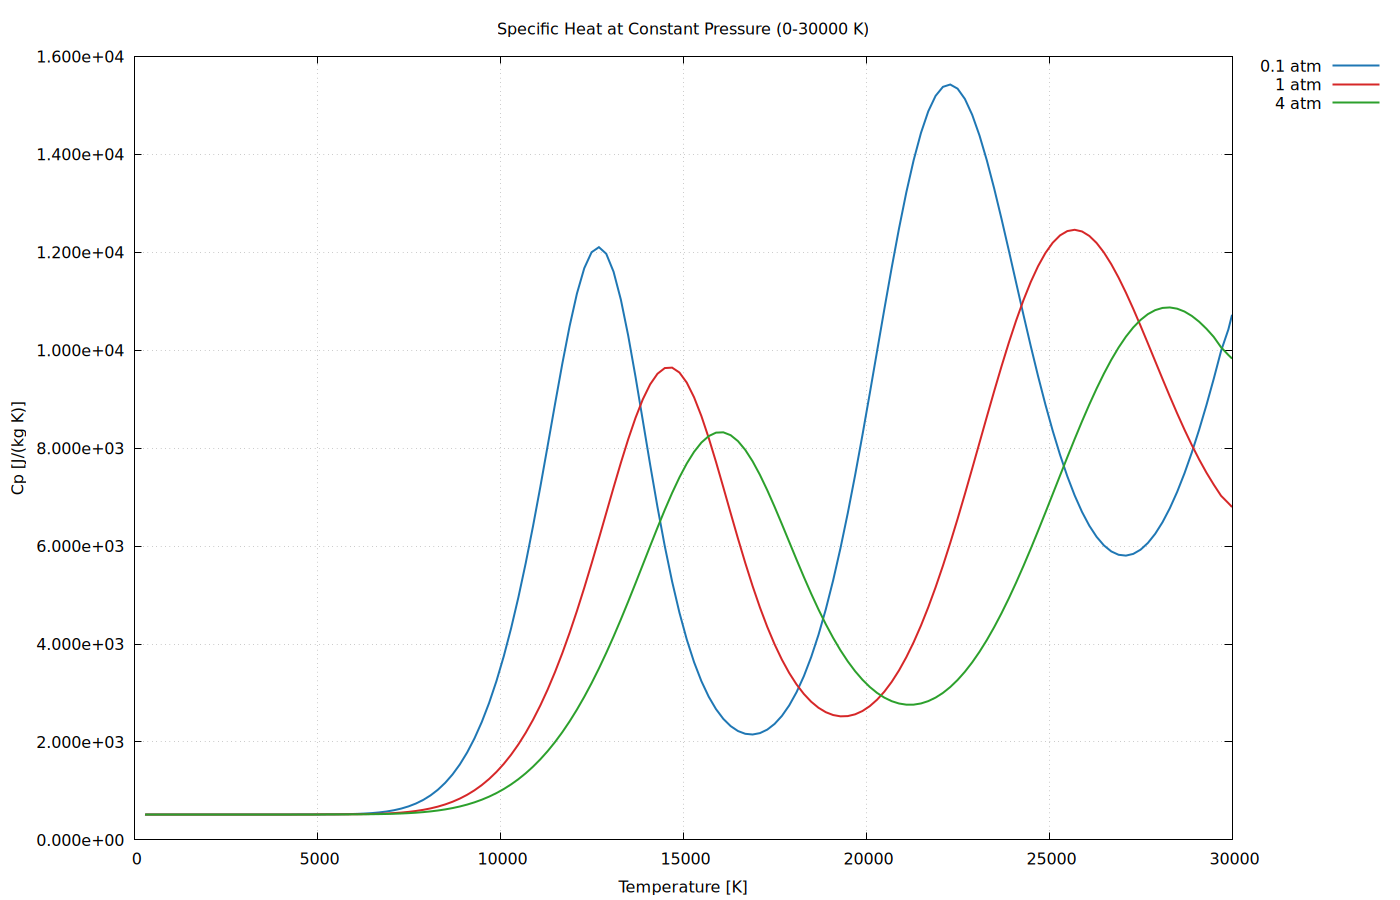

Reproduce this figure in gnuplot.
set datafile separator ','
set terminal pngcairo size 1400,900 enhanced
set output '/home/brjeon/Proj_PlasmaPropCalc/data/processed/thermo/plots/cp_vs_T_0_30000K.png'
set grid
set key outside right top
set xlabel 'Temperature [K]'
set ylabel 'Cp [J/(kg K)]'
set title 'Specific Heat at Constant Pressure (0-30000 K)'
set xrange [0:30000]
set format y '%.3e'
plot \
'/home/brjeon/Proj_PlasmaPropCalc/data/processed/thermo/argon_thermo_0p1_1_4atm.csv' u 1:(abs($2-0.1)<1e-12 ? $5 : 1/0) w l lw 2 lc rgb '#1f77b4' title '0.1 atm', \
'/home/brjeon/Proj_PlasmaPropCalc/data/processed/thermo/argon_thermo_0p1_1_4atm.csv' u 1:(abs($2-1)<1e-12 ? $5 : 1/0) w l lw 2 lc rgb '#d62728' title '1 atm', \
'/home/brjeon/Proj_PlasmaPropCalc/data/processed/thermo/argon_thermo_0p1_1_4atm.csv' u 1:(abs($2-4)<1e-12 ? $5 : 1/0) w l lw 2 lc rgb '#2ca02c' title '4 atm'
